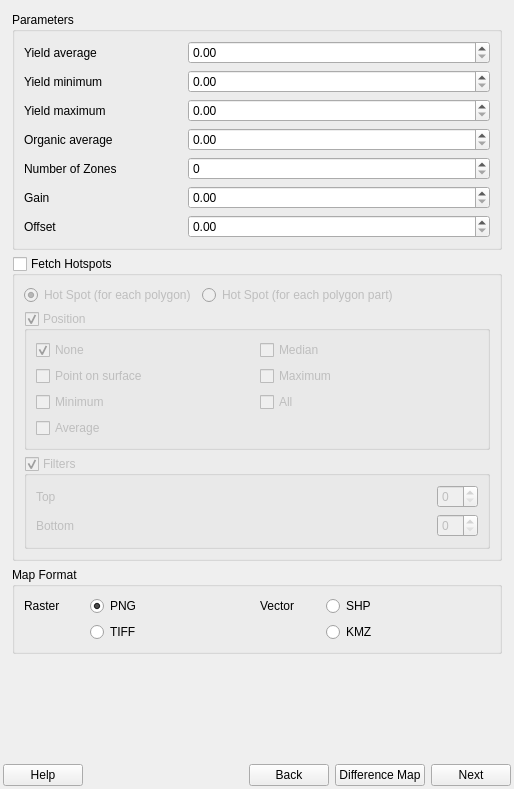
<?xml version="1.0" encoding="UTF-8"?>
<ui version="4.0">
 <class>GeosysPluginDockWidgetBase</class>
 <widget class="QDockWidget" name="GeosysPluginDockWidgetBase">
  <property name="geometry">
   <rect>
    <x>0</x>
    <y>0</y>
    <width>514</width>
    <height>789</height>
   </rect>
  </property>
  <property name="minimumSize">
   <size>
    <width>514</width>
    <height>789</height>
   </size>
  </property>
  <property name="windowTitle">
   <string>GEOSYS Plugin</string>
  </property>
  <widget class="QWidget" name="dockWidgetContents">
   <layout class="QVBoxLayout" name="verticalLayout">
    <property name="leftMargin">
     <number>3</number>
    </property>
    <property name="topMargin">
     <number>3</number>
    </property>
    <property name="rightMargin">
     <number>3</number>
    </property>
    <property name="bottomMargin">
     <number>3</number>
    </property>
    <item>
     <widget class="QStackedWidget" name="stacked_widget">
      <property name="sizePolicy">
       <sizepolicy hsizetype="Preferred" vsizetype="Preferred">
        <horstretch>0</horstretch>
        <verstretch>0</verstretch>
       </sizepolicy>
      </property>
      <property name="currentIndex">
       <number>2</number>
      </property>
      <widget class="QWidget" name="coverage_form_page">
       <property name="minimumSize">
        <size>
         <width>0</width>
         <height>0</height>
        </size>
       </property>
       <layout class="QVBoxLayout" name="verticalLayout_2">
        <property name="leftMargin">
         <number>3</number>
        </property>
        <property name="topMargin">
         <number>3</number>
        </property>
        <property name="rightMargin">
         <number>3</number>
        </property>
        <property name="bottomMargin">
         <number>3</number>
        </property>
        <item>
         <widget class="QGroupBox" name="group_box">
          <property name="minimumSize">
           <size>
            <width>0</width>
            <height>0</height>
           </size>
          </property>
          <property name="maximumSize">
           <size>
            <width>524287</width>
            <height>524287</height>
           </size>
          </property>
          <property name="autoFillBackground">
           <bool>false</bool>
          </property>
          <property name="title">
           <string>Coverage Parameters</string>
          </property>
          <layout class="QVBoxLayout" name="verticalLayout_5">
           <item>
            <widget class="QLabel" name="geometry_label">
             <property name="text">
              <string>Select a coverage boundary from active layers</string>
             </property>
            </widget>
           </item>
           <item>
            <widget class="QComboBox" name="geometry_combo_box">
             <property name="insertPolicy">
              <enum>QComboBox::InsertAlphabetically</enum>
             </property>
            </widget>
           </item>
           <item>
            <widget class="QCheckBox" name="selected_features_checkbox">
             <property name="enabled">
              <bool>true</bool>
             </property>
             <property name="layoutDirection">
              <enum>Qt::LeftToRight</enum>
             </property>
             <property name="text">
              <string>Selected features only</string>
             </property>
            </widget>
           </item>
           <item>
            <widget class="QCheckBox" name="single_geometry_checkbox">
             <property name="text">
              <string>Bulk request (all objects as a single geometry)</string>
             </property>
            </widget>
           </item>
           <item>
            <widget class="QLabel" name="map_product_label">
             <property name="text">
              <string>Choose a map product type</string>
             </property>
            </widget>
           </item>
           <item>
            <widget class="QComboBox" name="map_product_combo_box">
             <property name="insertPolicy">
              <enum>QComboBox::InsertAlphabetically</enum>
             </property>
            </widget>
           </item>
           <item>
            <widget class="QLabel" name="sensor_label">
             <property name="text">
              <string>Choose a sensor</string>
             </property>
            </widget>
           </item>
           <item>
            <widget class="QComboBox" name="sensor_combo_box">
             <property name="insertPolicy">
              <enum>QComboBox::InsertAlphabetically</enum>
             </property>
            </widget>
           </item>
           <item>
            <widget class="QLabel" name="start_date_label">
             <property name="text">
              <string>Choose start date</string>
             </property>
            </widget>
           </item>
           <item>
            <widget class="QDateEdit" name="start_date_edit">
             <property name="wrapping">
              <bool>false</bool>
             </property>
             <property name="buttonSymbols">
              <enum>QAbstractSpinBox::UpDownArrows</enum>
             </property>
             <property name="displayFormat">
              <string>yyyy-MM-dd</string>
             </property>
             <property name="calendarPopup">
              <bool>true</bool>
             </property>
            </widget>
           </item>
           <item>
            <widget class="QLabel" name="end_date_label">
             <property name="text">
              <string>Choose end date</string>
             </property>
            </widget>
           </item>
           <item>
            <widget class="QDateEdit" name="end_date_edit">
             <property name="displayFormat">
              <string>yyyy-MM-dd</string>
             </property>
             <property name="calendarPopup">
              <bool>true</bool>
             </property>
            </widget>
           </item>
           <item>
            <spacer name="verticalSpacer">
             <property name="orientation">
              <enum>Qt::Vertical</enum>
             </property>
             <property name="sizeHint" stdset="0">
              <size>
               <width>20</width>
               <height>40</height>
              </size>
             </property>
            </spacer>
           </item>
          </layout>
         </widget>
        </item>
       </layout>
      </widget>
      <widget class="QWidget" name="coverage_result_page">
       <layout class="QVBoxLayout" name="verticalLayout_3">
        <property name="leftMargin">
         <number>3</number>
        </property>
        <property name="topMargin">
         <number>3</number>
        </property>
        <property name="rightMargin">
         <number>3</number>
        </property>
        <property name="bottomMargin">
         <number>3</number>
        </property>
        <item>
         <layout class="QVBoxLayout" name="coverage_result_vertical_layout">
          <property name="spacing">
           <number>6</number>
          </property>
          <property name="bottomMargin">
           <number>0</number>
          </property>
          <item>
           <widget class="QLabel" name="label">
            <property name="text">
             <string>Coverage search results</string>
            </property>
           </widget>
          </item>
          <item>
           <widget class="QListWidget" name="coverage_result_list">
            <property name="sizePolicy">
             <sizepolicy hsizetype="Expanding" vsizetype="Expanding">
              <horstretch>0</horstretch>
              <verstretch>0</verstretch>
             </sizepolicy>
            </property>
            <property name="alternatingRowColors">
             <bool>true</bool>
            </property>
            <property name="selectionMode">
             <enum>QAbstractItemView::MultiSelection</enum>
            </property>
            <property name="iconSize">
             <size>
              <width>24</width>
              <height>24</height>
             </size>
            </property>
           </widget>
          </item>
         </layout>
        </item>
       </layout>
      </widget>
      <widget class="QWidget" name="map_creation_page">
       <layout class="QGridLayout" name="gridLayout">
        <item row="0" column="0">
         <widget class="QGroupBox" name="parameters_group">
          <property name="title">
           <string>Parameters</string>
          </property>
          <layout class="QGridLayout" name="gridLayout">
           <item row="0" column="0">
            <widget class="QLabel" name="yield_average_label">
             <property name="minimumSize">
              <size>
               <width>0</width>
               <height>0</height>
              </size>
             </property>
             <property name="text">
              <string>Yield average</string>
             </property>
            </widget>
           </item>
           <item row="0" column="1">
            <widget class="QDoubleSpinBox" name="yield_average_form">
             <property name="sizePolicy">
              <sizepolicy hsizetype="Preferred" vsizetype="Fixed">
               <horstretch>0</horstretch>
               <verstretch>0</verstretch>
              </sizepolicy>
             </property>
             <property name="minimumSize">
              <size>
               <width>302</width>
               <height>0</height>
              </size>
             </property>
             <property name="maximum">
              <double>999.990000000000009</double>
             </property>
            </widget>
           </item>
           <item row="1" column="0">
            <widget class="QLabel" name="yield_minimum_label">
             <property name="minimumSize">
              <size>
               <width>0</width>
               <height>0</height>
              </size>
             </property>
             <property name="text">
              <string>Yield minimum</string>
             </property>
            </widget>
           </item>
           <item row="1" column="1">
            <widget class="QDoubleSpinBox" name="yield_minimum_form">
             <property name="sizePolicy">
              <sizepolicy hsizetype="Preferred" vsizetype="Fixed">
               <horstretch>0</horstretch>
               <verstretch>0</verstretch>
              </sizepolicy>
             </property>
             <property name="minimumSize">
              <size>
               <width>302</width>
               <height>0</height>
              </size>
             </property>
             <property name="maximum">
              <double>999.990000000000009</double>
             </property>
            </widget>
           </item>
           <item row="2" column="0">
            <widget class="QLabel" name="yield_maximum_label">
             <property name="text">
              <string>Yield maximum</string>
             </property>
            </widget>
           </item>
           <item row="2" column="1">
            <widget class="QDoubleSpinBox" name="yield_maximum_form">
             <property name="sizePolicy">
              <sizepolicy hsizetype="Preferred" vsizetype="Fixed">
               <horstretch>0</horstretch>
               <verstretch>0</verstretch>
              </sizepolicy>
             </property>
             <property name="minimumSize">
              <size>
               <width>302</width>
               <height>0</height>
              </size>
             </property>
             <property name="maximum">
              <double>999.990000000000009</double>
             </property>
            </widget>
           </item>
           <item row="3" column="0">
            <widget class="QLabel" name="organic_average_label">
             <property name="text">
              <string>Organic average</string>
             </property>
            </widget>
           </item>
           <item row="3" column="1">
            <widget class="QDoubleSpinBox" name="organic_average_form">
             <property name="sizePolicy">
              <sizepolicy hsizetype="Preferred" vsizetype="Fixed">
               <horstretch>0</horstretch>
               <verstretch>0</verstretch>
              </sizepolicy>
             </property>
             <property name="minimumSize">
              <size>
               <width>302</width>
               <height>0</height>
              </size>
             </property>
             <property name="maximum">
              <double>999.990000000000009</double>
             </property>
            </widget>
           </item>
           <item row="4" column="0">
            <widget class="QLabel" name="samz_zone_label">
             <property name="text">
              <string>Number of Zones</string>
             </property>
            </widget>
           </item>
           <item row="4" column="1">
            <widget class="QSpinBox" name="samz_zone_form">
             <property name="sizePolicy">
              <sizepolicy hsizetype="Preferred" vsizetype="Fixed">
               <horstretch>0</horstretch>
               <verstretch>0</verstretch>
              </sizepolicy>
             </property>
             <property name="minimumSize">
              <size>
               <width>302</width>
               <height>0</height>
              </size>
             </property>
            </widget>
           </item>
           <item row="5" column="0">
            <widget class="QLabel" name="gain_label">
             <property name="text">
              <string>Gain</string>
             </property>
            </widget>
           </item>
           <item row="5" column="1">
            <widget class="QDoubleSpinBox" name="spinBox_gain">
             <property name="decimals">
              <number>2</number>
             </property>
             <property name="singleStep">
              <double>0.100000000000000</double>
             </property>
            </widget>
           </item>
           <item row="6" column="0">
            <widget class="QLabel" name="offset_label">
             <property name="text">
              <string>Offset</string>
             </property>
            </widget>
           </item>
           <item row="6" column="1">
            <widget class="QDoubleSpinBox" name="spinBox_offset">
             <property name="singleStep">
              <double>0.100000000000000</double>
             </property>
            </widget>
           </item>
          </layout>
         </widget>
        </item>
        <item row="4" column="0">
         <spacer name="verticalSpacer_2">
          <property name="orientation">
           <enum>Qt::Vertical</enum>
          </property>
          <property name="sizeHint" stdset="0">
           <size>
            <width>20</width>
            <height>40</height>
           </size>
          </property>
         </spacer>
        </item>
        <item row="2" column="0">
         <widget class="QGroupBox" name="hotspots_group">
          <property name="title">
           <string>Fetch Hotspots</string>
          </property>
          <property name="checkable">
           <bool>true</bool>
          </property>
          <property name="checked">
           <bool>false</bool>
          </property>
          <layout class="QVBoxLayout" name="verticalLayout_4">
           <item>
            <layout class="QFormLayout" name="formLayout_2">
             <item row="0" column="0">
              <widget class="QRadioButton" name="hotspot_polygon_form">
               <property name="text">
                <string>Hot Spot (for each polygon)</string>
               </property>
               <property name="checked">
                <bool>true</bool>
               </property>
              </widget>
             </item>
             <item row="0" column="1">
              <widget class="QRadioButton" name="hotspot_polygon_part_form">
               <property name="text">
                <string>Hot Spot (for each polygon part)</string>
               </property>
              </widget>
             </item>
            </layout>
           </item>
           <item>
            <widget class="QGroupBox" name="hotspots_position_group">
             <property name="title">
              <string>Position</string>
             </property>
             <property name="checkable">
              <bool>true</bool>
             </property>
             <layout class="QGridLayout" name="gridLayout_3">
              <item row="0" column="0">
               <widget class="QCheckBox" name="cb_none">
                <property name="text">
                 <string>None</string>
                </property>
                <property name="checked">
                 <bool>true</bool>
                </property>
               </widget>
              </item>
              <item row="0" column="1">
               <widget class="QCheckBox" name="cb_med">
                <property name="text">
                 <string>Median</string>
                </property>
               </widget>
              </item>
              <item row="1" column="0">
               <widget class="QCheckBox" name="cb_point_on_surface">
                <property name="text">
                 <string>Point on surface</string>
                </property>
               </widget>
              </item>
              <item row="1" column="1">
               <widget class="QCheckBox" name="cb_max">
                <property name="text">
                 <string>Maximum</string>
                </property>
               </widget>
              </item>
              <item row="2" column="0">
               <widget class="QCheckBox" name="cb_min">
                <property name="text">
                 <string>Minimum</string>
                </property>
               </widget>
              </item>
              <item row="2" column="1">
               <widget class="QCheckBox" name="cb_all">
                <property name="text">
                 <string>All</string>
                </property>
               </widget>
              </item>
              <item row="3" column="0">
               <widget class="QCheckBox" name="cb_ave">
                <property name="text">
                 <string>Average</string>
                </property>
               </widget>
              </item>
             </layout>
            </widget>
           </item>
           <item>
            <widget class="QGroupBox" name="hotspots_filters_group">
             <property name="title">
              <string>Filters</string>
             </property>
             <property name="checkable">
              <bool>true</bool>
             </property>
             <layout class="QGridLayout" name="gridLayout_4">
              <item row="0" column="0">
               <widget class="QLabel" name="lbl_top">
                <property name="text">
                 <string>Top</string>
                </property>
               </widget>
              </item>
              <item row="0" column="1">
               <spacer name="horizontalSpacer">
                <property name="orientation">
                 <enum>Qt::Horizontal</enum>
                </property>
                <property name="sizeHint" stdset="0">
                 <size>
                  <width>243</width>
                  <height>20</height>
                 </size>
                </property>
               </spacer>
              </item>
              <item row="0" column="2">
               <widget class="QSpinBox" name="sb_top"/>
              </item>
              <item row="1" column="0">
               <widget class="QLabel" name="lbl_bottom">
                <property name="text">
                 <string>Bottom</string>
                </property>
               </widget>
              </item>
              <item row="1" column="1">
               <spacer name="horizontalSpacer_2">
                <property name="orientation">
                 <enum>Qt::Horizontal</enum>
                </property>
                <property name="sizeHint" stdset="0">
                 <size>
                  <width>243</width>
                  <height>20</height>
                 </size>
                </property>
               </spacer>
              </item>
              <item row="1" column="2">
               <widget class="QSpinBox" name="sb_bottom"/>
              </item>
             </layout>
            </widget>
           </item>
          </layout>
         </widget>
        </item>
        <item row="3" column="0">
         <widget class="QGroupBox" name="map_format_group">
          <property name="title">
           <string>Map Format</string>
          </property>
          <property name="checkable">
           <bool>false</bool>
          </property>
          <layout class="QGridLayout" name="gridLayout_2">
           <item row="0" column="0">
            <widget class="QLabel" name="raster_label">
             <property name="maximumSize">
              <size>
               <width>60</width>
               <height>16777215</height>
              </size>
             </property>
             <property name="text">
              <string>Raster</string>
             </property>
            </widget>
           </item>
           <item row="0" column="1">
            <widget class="QRadioButton" name="png_radio_button">
             <property name="text">
              <string>PNG</string>
             </property>
             <property name="checked">
              <bool>true</bool>
             </property>
            </widget>
           </item>
           <item row="0" column="2">
            <widget class="QLabel" name="vectorl_abel">
             <property name="maximumSize">
              <size>
               <width>60</width>
               <height>16777215</height>
              </size>
             </property>
             <property name="text">
              <string>Vector</string>
             </property>
            </widget>
           </item>
           <item row="0" column="3">
            <widget class="QRadioButton" name="shp_radio_button">
             <property name="text">
              <string>SHP</string>
             </property>
            </widget>
           </item>
           <item row="1" column="1">
            <widget class="QRadioButton" name="tiff_radio_button">
             <property name="text">
              <string>TIFF</string>
             </property>
             <property name="checked">
              <bool>false</bool>
             </property>
            </widget>
           </item>
           <item row="1" column="3">
            <widget class="QRadioButton" name="kmz_radio_button">
             <property name="text">
              <string>KMZ</string>
             </property>
            </widget>
           </item>
          </layout>
         </widget>
        </item>
       </layout>
      </widget>
     </widget>
    </item>
    <item>
     <layout class="QHBoxLayout" name="horizontalLayout">
      <item>
       <widget class="QPushButton" name="help_push_button">
        <property name="text">
         <string>Help</string>
        </property>
        <property name="autoDefault">
         <bool>false</bool>
        </property>
       </widget>
      </item>
      <item>
       <spacer name="horizontal_spacer">
        <property name="orientation">
         <enum>Qt::Horizontal</enum>
        </property>
        <property name="sizeHint" stdset="0">
         <size>
          <width>40</width>
          <height>20</height>
         </size>
        </property>
       </spacer>
      </item>
      <item>
       <widget class="QPushButton" name="back_push_button">
        <property name="text">
         <string>Back</string>
        </property>
        <property name="autoDefault">
         <bool>false</bool>
        </property>
       </widget>
      </item>
      <item>
       <widget class="QPushButton" name="difference_map_push_button">
        <property name="text">
         <string>Difference Map</string>
        </property>
        <property name="autoDefault">
         <bool>false</bool>
        </property>
        <property name="default">
         <bool>false</bool>
        </property>
       </widget>
      </item>
      <item>
       <widget class="QPushButton" name="next_push_button">
        <property name="text">
         <string>Next</string>
        </property>
        <property name="autoDefault">
         <bool>false</bool>
        </property>
        <property name="default">
         <bool>false</bool>
        </property>
       </widget>
      </item>
     </layout>
    </item>
   </layout>
  </widget>
 </widget>
 <tabstops>
  <tabstop>geometry_combo_box</tabstop>
  <tabstop>map_product_combo_box</tabstop>
  <tabstop>sensor_combo_box</tabstop>
  <tabstop>start_date_edit</tabstop>
  <tabstop>end_date_edit</tabstop>
  <tabstop>help_push_button</tabstop>
  <tabstop>back_push_button</tabstop>
  <tabstop>next_push_button</tabstop>
  <tabstop>coverage_result_list</tabstop>
  <tabstop>png_radio_button</tabstop>
  <tabstop>shp_radio_button</tabstop>
 </tabstops>
 <resources/>
 <connections/>
</ui>
